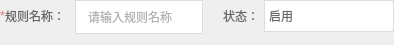
              <widget class="QWidget" name="widget_2_ruleName" native="true">
               <property name="minimumSize">
                <size>
                 <width>0</width>
                 <height>45</height>
                </size>
               </property>
               <property name="maximumSize">
                <size>
                 <width>16777215</width>
                 <height>45</height>
                </size>
               </property>
               <property name="styleSheet">
                <string notr="true"/>
               </property>
               <layout class="QHBoxLayout" name="horizontalLayout_3">
                <property name="spacing">
                 <number>0</number>
                </property>
                <property name="leftMargin">
                 <number>0</number>
                </property>
                <property name="topMargin">
                 <number>0</number>
                </property>
                <property name="rightMargin">
                 <number>0</number>
                </property>
                <property name="bottomMargin">
                 <number>13</number>
                </property>
                <item>
                 <widget class="QLabel" name="label_4">
                  <property name="styleSheet">
                   <string notr="true">font: 12px &quot;微软雅黑&quot;;
color: #F56565;</string>
                  </property>
                  <property name="text">
                   <string>*</string>
                  </property>
                 </widget>
                </item>
                <item>
                 <widget class="QLabel" name="label_2">
                  <property name="styleSheet">
                   <string notr="true">font: 12px &quot;微软雅黑&quot;;
color: #656565;</string>
                  </property>
                  <property name="text">
                   <string>规则名称：</string>
                  </property>
                 </widget>
                </item>
                <item>
                 <spacer name="horizontalSpacer_3">
                  <property name="orientation">
                   <enum>Qt::Horizontal</enum>
                  </property>
                  <property name="sizeType">
                   <enum>QSizePolicy::Fixed</enum>
                  </property>
                  <property name="sizeHint" stdset="0">
                   <size>
                    <width>10</width>
                    <height>20</height>
                   </size>
                  </property>
                 </spacer>
                </item>
                <item>
                 <widget class="QLineEdit" name="m_edit_ruleName">
                  <property name="minimumSize">
                   <size>
                    <width>0</width>
                    <height>34</height>
                   </size>
                  </property>
                  <property name="maximumSize">
                   <size>
                    <width>16777215</width>
                    <height>34</height>
                   </size>
                  </property>
                  <property name="styleSheet">
                   <string notr="true">QLineEdit
{
border: 1px solid #DDDDDD;
padding-left: 10px;
padding-right: 10px;
font: 12px &quot;微软雅黑&quot;;
color: #656565;
}</string>
                  </property>
                  <property name="placeholderText">
                   <string>请输入规则名称</string>
                  </property>
                 </widget>
                </item>
                <item>
                 <spacer name="horizontalSpacer_4">
                  <property name="orientation">
                   <enum>Qt::Horizontal</enum>
                  </property>
                  <property name="sizeType">
                   <enum>QSizePolicy::Fixed</enum>
                  </property>
                  <property name="sizeHint" stdset="0">
                   <size>
                    <width>20</width>
                    <height>20</height>
                   </size>
                  </property>
                 </spacer>
                </item>
                <item>
                 <widget class="QLabel" name="label_3">
                  <property name="minimumSize">
                   <size>
                    <width>31</width>
                    <height>0</height>
                   </size>
                  </property>
                  <property name="maximumSize">
                   <size>
                    <width>31</width>
                    <height>16777215</height>
                   </size>
                  </property>
                  <property name="styleSheet">
                   <string notr="true">font: 12px &quot;微软雅黑&quot;;
color: #656565;</string>
                  </property>
                  <property name="text">
                   <string>状态：</string>
                  </property>
                 </widget>
                </item>
                <item>
                 <spacer name="horizontalSpacer_5">
                  <property name="orientation">
                   <enum>Qt::Horizontal</enum>
                  </property>
                  <property name="sizeType">
                   <enum>QSizePolicy::Fixed</enum>
                  </property>
                  <property name="sizeHint" stdset="0">
                   <size>
                    <width>10</width>
                    <height>20</height>
                   </size>
                  </property>
                 </spacer>
                </item>
                <item>
                 <widget class="QComboBox" name="m_comb_ruleState">
                  <property name="minimumSize">
                   <size>
                    <width>130</width>
                    <height>32</height>
                   </size>
                  </property>
                  <property name="maximumSize">
                   <size>
                    <width>130</width>
                    <height>32</height>
                   </size>
                  </property>
                  <property name="styleSheet">
                   <string notr="true">QComboBox
{
border:1px solid #dddddd;
font: 12px &quot;微软雅黑&quot;;
color: #666666;
}
QComboBox::drop-down
{
width: 20px;
border: 0px;
}
QComboBox::down-arrow
{
width:20px;
height:30px;
image: url(:/YL/Resources/YL/Robot/icon_arrow.png);
padding-right: 10px;
}

QComboBox QAbstractItemView
{
border:0px;
outline: 0;
font: 12px &quot;微软雅黑&quot;;
color: #666666;
background-color: rgb(255, 255, 255);
}
QComboBox QAbstractItemView::item
{
height:26px;
}
QComboBox QAbstractItemView::item:hover
{
color: rgb(116, 116, 116);
background-color: rgb(230, 242, 255);
}
QComboBox QAbstractItemView::item:selected
{
color: rgb(116, 116, 116);
background-color: rgb(230, 242, 255); 
}
QComboBox QAbstractScrollArea QScrollBar:vertical
{
background-color: #d0d2d4;
}
</string>
                  </property>
                  <item>
                   <property name="text">
                    <string>启用</string>
                   </property>
                  </item>
                  <item>
                   <property name="text">
                    <string>停用</string>
                   </property>
                  </item>
                 </widget>
                </item>
               </layout>
              </widget>
